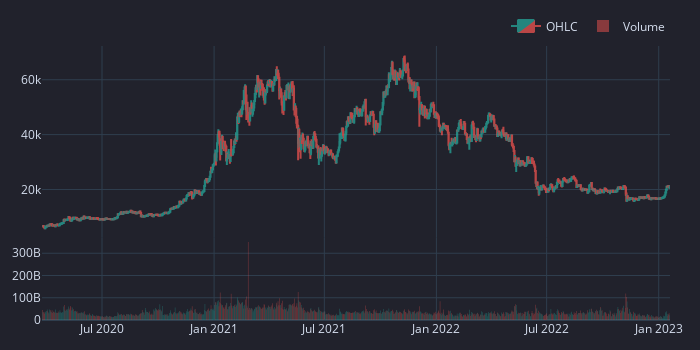

This figure's notebook cell:
### Code cell
yfdata.plot(symbol="BTC-USD")

### Figure 1 — Plotly figure (JSON) as saved in the notebook; plotly's stock layout.template omitted (floating-point values rounded to 4 significant figures; data arrays with more than 128 entries replaced by an {"elided": "..."} marker saying what was removed)
{"data": [{"close": {"elided": "1031 float values"}, "decreasing": {"fillcolor": "#ee534f", "line": {"color": "#ee534f"}}, "high": {"elided": "1031 float values"}, "increasing": {"fillcolor": "#26a69a", "line": {"color": "#26a69a"}}, "low": {"elided": "1031 float values"}, "name": "OHLC", "opacity": 0.75, "open": {"elided": "1031 float values"}, "type": "candlestick", "uid": "bf45c06c-6ea8-4ff2-a6e6-8a953fca314a", "x": {"elided": "1031 str values"}, "xaxis": "x", "yaxis": "y"}, {"marker": {"color": {"elided": "1031 str values"}, "line": {"width": 0}}, "name": "Volume", "opacity": 0.5, "type": "bar", "uid": "0b637366-ed9f-4e25-b4d9-c08cc3ce5178", "x": {"elided": "1031 str values"}, "xaxis": "x2", "y": {"elided": "1031 int values"}, "yaxis": "y2"}], "layout": {"height": 350, "legend": {"orientation": "h", "traceorder": "normal", "x": 1, "xanchor": "right", "y": 1.02, "yanchor": "bottom"}, "margin": {"b": 30, "l": 30, "r": 30, "t": 30}, "showlegend": true, "width": 700, "xaxis": {"anchor": "y", "domain": [0, 1], "matches": "x2", "rangeslider": {"visible": false}, "showgrid": true, "showticklabels": false}, "xaxis2": {"anchor": "y2", "domain": [0, 1], "showgrid": true}, "yaxis": {"anchor": "x", "domain": [0.3, 1], "showgrid": true}, "yaxis2": {"anchor": "x2", "domain": [0, 0.3], "showgrid": true}}}
